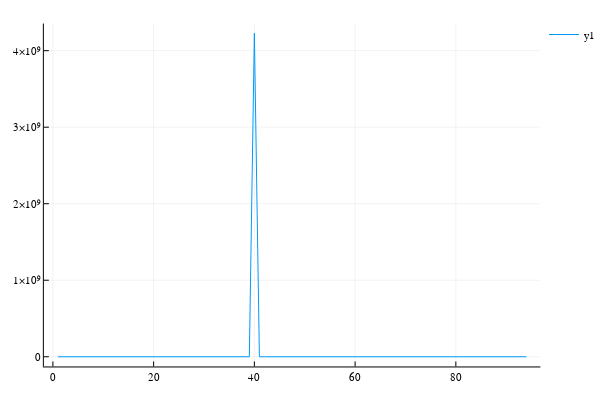

Notebook source saved alongside this figure:
### Code cell
plot(rxns_ecoli[:ap])

### Figure 1 — Plotly figure (JSON) as saved in the notebook; plotly's stock layout.template omitted (floating-point values rounded to 4 significant figures)
{"data": [{"colorbar": {"title": ""}, "hoverinfo": "text", "legendgroup": "y1", "line": {"color": "rgba(0, 154, 250, 1.000)", "dash": "solid", "shape": "linear", "width": 1}, "mode": "lines", "name": "y1", "showlegend": true, "text": [null, null, null, null, null, null, null, null, null, null, null, null, null, null, null, null, null, null, null, null, null, null, null, null, null, null, null, null, null, null, null, null, null, null, null, null, null, null, null, null, null, null, null, null, null, null, null, null, null, null, null, null, null, null, null, null, null, null, null, null, null, null, null, null, null, null, null, null, null, null, null, null, null, null, null, null, null, null, null, null, null, null, null, null, null, null, null, null, null, null, null, null, null, null], "type": "scatter", "x": [1, 2, 3, 4, 5, 6, 7, 8, 9, 10, 11, 12, 13, 14, 15, 16, 17, 18, 19, 20, 21, 22, 23, 24, 25, 26, 27, 28, 29, 30, 31, 32, 33, 34, 35, 36, 37, 38, 39, 40, 41, 42, 43, 44, 45, 46, 47, 48, 49, 50, 51, 52, 53, 54, 55, 56, 57, 58, 59, 60, 61, 62, 63, 64, 65, 66, 67, 68, 69, 70, 71, 72, 73, 74, 75, 76, 77, 78, 79, 80, 81, 82, 83, 84, 85, 86, 87, 88, 89, 90, 91, 92, 93, 94], "xaxis": "x1", "y": [0.4208, 0.4208, 0.4208, 0.4208, 0.4208, 0.4208, 2.379e-05, 0.4208, 0.4208, 0.4208, 0.4208, 0.4208, 0.4208, 0.4208, 0.4208, 0.4208, 0.00591, 0.4208, 0.4208, 0.4208, 0.4208, 0.4208, 0.4208, 0.4208, 0.4208, 0.4208, 0.4208, 0.4208, 0.4208, 0.4208, 0.4208, 0.4208, 0.4208, 0.4208, 0.4208, 0.4208, 0.4208, 0.4208, 0.09249, 4228000000.0, 0.4208, 0.4208, 0.4208, 0.4208, 0.0008133, 0.4208, 0.004889, 0.07084, 0.4208, 32.23, 0.4208, 0.0006435, 0.4208, 0.4208, 0.4208, 0.4842, 0.4208, 2.85e-11, 0.4208, 0.4327, 0.4208, 0.4208, 1.95e-05, 0.1014, 0.0001095, 0.4208, 0.4208, 0.4208, 0.4208, 0.1894, 0.08943, 0.4208, 5.372e-05, 0.00012, 0.1171, 0.0004035, 0.4208, 161.8, 0.4208, 0.4208, 0.4208, 0.001316, 0.4208, 0.1171, 7.484e-06, 0.4208, 0.4208, 0.4208, 0.7603, 0.1912, 0.4208, 0.2049, 0.1384, 9.718e-05], "yaxis": "y1"}], "layout": {"annotations": [], "height": 400, "legend": {"bgcolor": "rgba(255, 255, 255, 1.000)", "bordercolor": "rgba(0, 0, 0, 1.000)", "font": {"color": "rgba(0, 0, 0, 1.000)", "family": "sans-serif", "size": 11}, "tracegroupgap": 0, "x": 1, "y": 1}, "margin": {"b": 20, "l": 0, "r": 0, "t": 20}, "paper_bgcolor": "rgba(255, 255, 255, 1.000)", "plot_bgcolor": "rgba(255, 255, 255, 1.000)", "showlegend": true, "width": 600, "xaxis": {"anchor": "y1", "domain": [0.08064, 0.9934], "gridcolor": "rgba(0, 0, 0, 0.100)", "gridwidth": 0.5, "linecolor": "rgba(0, 0, 0, 1.000)", "mirror": false, "range": [-1.79, 96.79], "showgrid": true, "showline": true, "showticklabels": true, "tickangle": 0, "tickcolor": "rgb(0, 0, 0)", "tickfont": {"color": "rgba(0, 0, 0, 1.000)", "family": "sans-serif", "size": 11}, "tickmode": "array", "ticks": "inside", "ticktext": ["0", "20", "40", "60", "80"], "tickvals": [0, 20, 40, 60, 80], "title": "", "titlefont": {"color": "rgba(0, 0, 0, 1.000)", "family": "sans-serif", "size": 15}, "type": "-", "visible": true, "zeroline": false, "zerolinecolor": "rgba(0, 0, 0, 1.000)"}, "yaxis": {"anchor": "x1", "domain": [0.03762, 0.9902], "gridcolor": "rgba(0, 0, 0, 0.100)", "gridwidth": 0.5, "linecolor": "rgba(0, 0, 0, 1.000)", "mirror": false, "range": [-126800000.0, 4355000000.0], "showgrid": true, "showline": true, "showticklabels": true, "tickangle": 0, "tickcolor": "rgb(0, 0, 0)", "tickfont": {"color": "rgba(0, 0, 0, 1.000)", "family": "sans-serif", "size": 11}, "tickmode": "array", "ticks": "inside", "ticktext": ["0", "1×10⁹", "2×10⁹", "3×10⁹", "4×10⁹"], "tickvals": [0, 1000000000, 2000000000, 3000000000, 4000000000], "title": "", "titlefont": {"color": "rgba(0, 0, 0, 1.000)", "family": "sans-serif", "size": 15}, "type": "-", "visible": true, "zeroline": false, "zerolinecolor": "rgba(0, 0, 0, 1.000)"}}}
